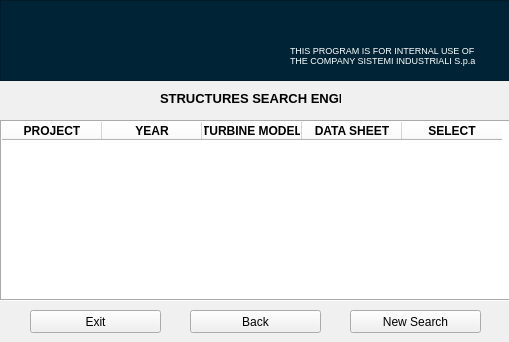
<?xml version="1.0" encoding="UTF-8"?>
<ui version="4.0">
 <class>Form</class>
 <widget class="QWidget" name="Form">
  <property name="geometry">
   <rect>
    <x>0</x>
    <y>0</y>
    <width>509</width>
    <height>342</height>
   </rect>
  </property>
  <property name="minimumSize">
   <size>
    <width>428</width>
    <height>342</height>
   </size>
  </property>
  <property name="maximumSize">
   <size>
    <width>9999</width>
    <height>9999</height>
   </size>
  </property>
  <property name="windowTitle">
   <string>Form</string>
  </property>
  <property name="styleSheet">
   <string notr="true">background-color: rgb(240, 240, 240);</string>
  </property>
  <widget class="QFrame" name="frame">
   <property name="geometry">
    <rect>
     <x>0</x>
     <y>0</y>
     <width>511</width>
     <height>81</height>
    </rect>
   </property>
   <property name="styleSheet">
    <string notr="true">background-color: rgb(0, 36, 53);</string>
   </property>
   <property name="frameShape">
    <enum>QFrame::StyledPanel</enum>
   </property>
   <property name="frameShadow">
    <enum>QFrame::Raised</enum>
   </property>
   <widget class="QLabel" name="logo">
    <property name="geometry">
     <rect>
      <x>20</x>
      <y>10</y>
      <width>191</width>
      <height>61</height>
     </rect>
    </property>
    <property name="text">
     <string/>
    </property>
   </widget>
   <widget class="QLabel" name="label_5">
    <property name="geometry">
     <rect>
      <x>290</x>
      <y>40</y>
      <width>211</width>
      <height>31</height>
     </rect>
    </property>
    <property name="font">
     <font>
      <pointsize>7</pointsize>
     </font>
    </property>
    <property name="styleSheet">
     <string notr="true">color: rgb(255, 255, 255);</string>
    </property>
    <property name="text">
     <string>THIS PROGRAM IS FOR INTERNAL USE OF
THE COMPANY SISTEMI INDUSTRIALI S.p.a</string>
    </property>
   </widget>
   <widget class="QLabel" name="warning">
    <property name="geometry">
     <rect>
      <x>460</x>
      <y>10</y>
      <width>51</width>
      <height>31</height>
     </rect>
    </property>
    <property name="text">
     <string/>
    </property>
   </widget>
  </widget>
  <widget class="QPushButton" name="exit">
   <property name="geometry">
    <rect>
     <x>30</x>
     <y>310</y>
     <width>131</width>
     <height>23</height>
    </rect>
   </property>
   <property name="text">
    <string>Exit</string>
   </property>
  </widget>
  <widget class="QLabel" name="label_6">
   <property name="geometry">
    <rect>
     <x>160</x>
     <y>90</y>
     <width>181</width>
     <height>16</height>
    </rect>
   </property>
   <property name="font">
    <font>
     <pointsize>10</pointsize>
     <weight>75</weight>
     <bold>true</bold>
    </font>
   </property>
   <property name="text">
    <string>STRUCTURES SEARCH ENGINE</string>
   </property>
  </widget>
  <widget class="QTableWidget" name="table">
   <property name="geometry">
    <rect>
     <x>0</x>
     <y>120</y>
     <width>511</width>
     <height>181</height>
    </rect>
   </property>
   <property name="styleSheet">
    <string notr="true">background-color: rgb(255, 255, 255);</string>
   </property>
   <property name="frameShape">
    <enum>QFrame::Box</enum>
   </property>
   <property name="sizeAdjustPolicy">
    <enum>QAbstractScrollArea::AdjustToContentsOnFirstShow</enum>
   </property>
   <column>
    <property name="text">
     <string>PROJECT</string>
    </property>
    <property name="font">
     <font>
      <weight>75</weight>
      <bold>true</bold>
     </font>
    </property>
   </column>
   <column>
    <property name="text">
     <string>YEAR</string>
    </property>
    <property name="font">
     <font>
      <weight>75</weight>
      <bold>true</bold>
     </font>
    </property>
   </column>
   <column>
    <property name="text">
     <string>TURBINE MODEL</string>
    </property>
    <property name="font">
     <font>
      <weight>75</weight>
      <bold>true</bold>
     </font>
    </property>
   </column>
   <column>
    <property name="text">
     <string>DATA SHEET</string>
    </property>
    <property name="font">
     <font>
      <weight>75</weight>
      <bold>true</bold>
     </font>
    </property>
   </column>
   <column>
    <property name="text">
     <string>SELECT</string>
    </property>
    <property name="font">
     <font>
      <weight>75</weight>
      <bold>true</bold>
     </font>
    </property>
   </column>
  </widget>
  <widget class="QPushButton" name="back">
   <property name="geometry">
    <rect>
     <x>190</x>
     <y>310</y>
     <width>131</width>
     <height>23</height>
    </rect>
   </property>
   <property name="text">
    <string>Back</string>
   </property>
  </widget>
  <widget class="QPushButton" name="nsearch">
   <property name="geometry">
    <rect>
     <x>350</x>
     <y>310</y>
     <width>131</width>
     <height>23</height>
    </rect>
   </property>
   <property name="text">
    <string>New Search</string>
   </property>
  </widget>
 </widget>
 <resources/>
 <connections/>
</ui>
